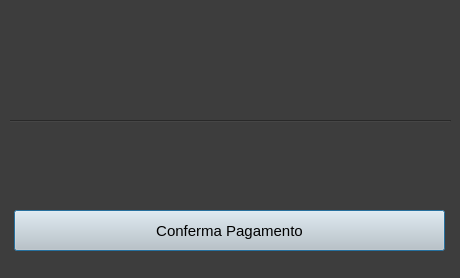
<?xml version="1.0" encoding="UTF-8"?>
<ui version="4.0">
 <class>Dialog</class>
 <widget class="QDialog" name="Dialog">
  <property name="geometry">
   <rect>
    <x>0</x>
    <y>0</y>
    <width>460</width>
    <height>278</height>
   </rect>
  </property>
  <property name="windowTitle">
   <string>Dialog</string>
  </property>
  <property name="styleSheet">
   <string notr="true">background-color: rgb(61, 61, 61);</string>
  </property>
  <widget class="QLabel" name="targa_label">
   <property name="geometry">
    <rect>
     <x>10</x>
     <y>10</y>
     <width>441</width>
     <height>101</height>
    </rect>
   </property>
   <property name="styleSheet">
    <string notr="true">font: 24pt &quot;MS Shell Dlg 2&quot;;</string>
   </property>
   <property name="text">
    <string/>
   </property>
  </widget>
  <widget class="QLabel" name="tipo_label">
   <property name="geometry">
    <rect>
     <x>10</x>
     <y>130</y>
     <width>441</width>
     <height>31</height>
    </rect>
   </property>
   <property name="styleSheet">
    <string notr="true">font: 14pt &quot;MS Shell Dlg 2&quot;;</string>
   </property>
   <property name="text">
    <string/>
   </property>
  </widget>
  <widget class="Line" name="line">
   <property name="geometry">
    <rect>
     <x>10</x>
     <y>120</y>
     <width>441</width>
     <height>3</height>
    </rect>
   </property>
   <property name="orientation">
    <enum>Qt::Horizontal</enum>
   </property>
  </widget>
  <widget class="QPushButton" name="conferma_pagamento_button">
   <property name="geometry">
    <rect>
     <x>14</x>
     <y>210</y>
     <width>431</width>
     <height>41</height>
    </rect>
   </property>
   <property name="font">
    <font>
     <pointsize>11</pointsize>
     <weight>50</weight>
     <bold>false</bold>
    </font>
   </property>
   <property name="cursor">
    <cursorShape>PointingHandCursor</cursorShape>
   </property>
   <property name="styleSheet">
    <string notr="true">background-color: rgb(202, 202, 202);</string>
   </property>
   <property name="text">
    <string>Conferma Pagamento</string>
   </property>
  </widget>
 </widget>
 <resources/>
 <connections/>
</ui>
